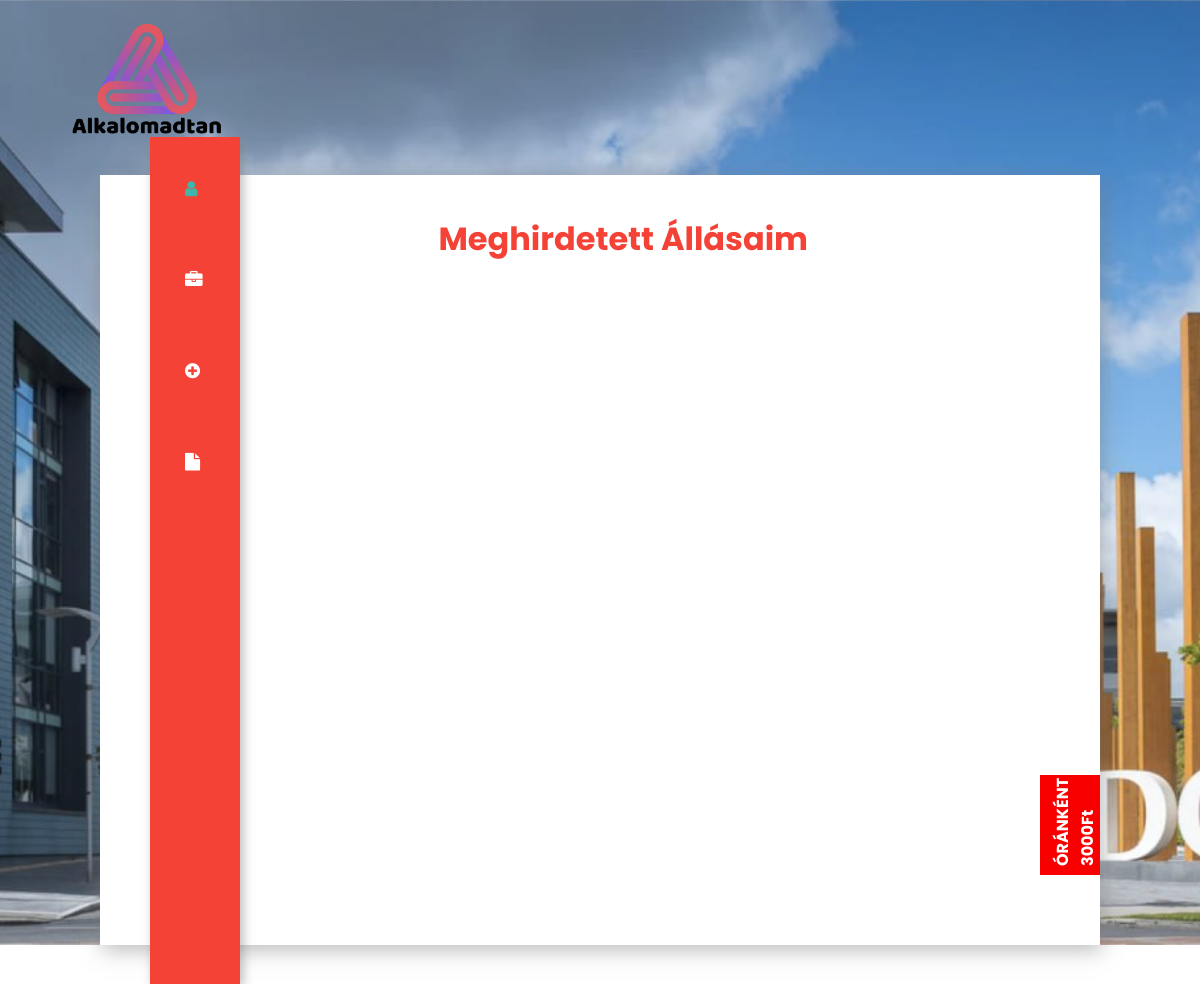
The page /profil/ujmunka/ (signed in) on the database as committed earlier.
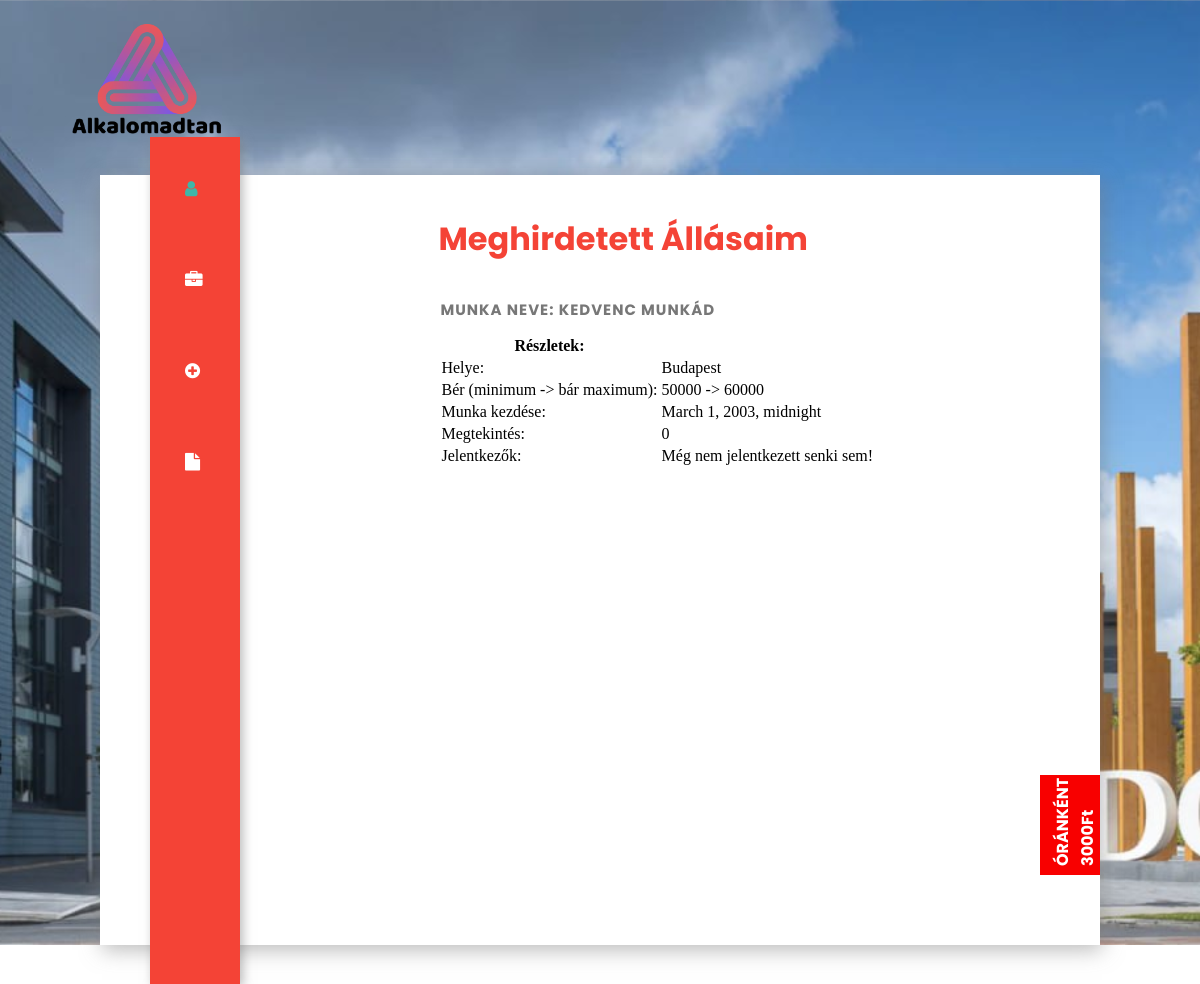
The same page on the database as committed later.
### app/models.py (models this page shows)
class Munka(models.Model):
    nev = models.CharField(max_length=255, null=False)
    leiras = models.TextField(default="", null=False)
    helye = models.CharField(default="", max_length=255)
    katt = models.IntegerField(default=0)
    publikalo = models.ForeignKey(settings.AUTH_USER_MODEL, on_delete=models.CASCADE)
    berMin = models.IntegerField(null=False)
    berMax = models.IntegerField(null=True)
    munkaKezd = models.DateTimeField()
    def __str__(self):
        return f"Munka neve: {self.nev}, publikáló: {self.publikalo}, hely: {self.helye}"

### app/views.py (the view)
# urls.py: path("profil/ujmunka/", views.Profil_UjMunka, name="ProfilUjMunka"),
def Profil_UjMunka(request):
    userId = request.user.id
    userUsername = request.user.username
    felhasznalo = request.user
    print(f"Profil_UjMunka(request) - {userUsername} ({userId})")
    if request.POST:
        if request.user.is_authenticated:
            ujMunkaForm = MunkaFrom(request.POST)
            if ujMunkaForm.is_valid():
                mentendo = ujMunkaForm.save(commit=False)
                mentendo.publikalo = User.objects.get(pk=request.user.id)
                mentendo.save()
                print("Mentve!")
            else:
                print("invalid form")
                print(ujMunkaForm.errors)
    else:
        ujMunkaForm = MunkaFrom()
    template = loader.get_template("app/auth/profilePageAd.html")
    munkak = []
    try:
        munkak = Munka.objects.all().filter(publikalo = request.user.id)
        print(munkak)
    except:
        munkak = None
    jelenkezok = []
    try:
        jelenkezok = Jelentkezes.objects.all().filter(munka = munkak.id)
        print(jelenkezok)
    except:
        jelenkezok = None
    context = {
        "cim": "Profilod",
        "felhasznalo":felhasznalo,
        "form":ujMunkaForm,
        "munka": munkak,
        "jelentkezo": jelenkezok
        }
    return HttpResponse(template.render(context,request))

### app/templates/app/auth/profilePageAd.html (shortened to what this page needs)
{% extends 'app/layout/commonhead2.html' %}
{% block content %}
{% load static %}
{% if felhasznalo.is_authenticated %}
    {% if munka is not None %}
    <div class="rightbox">
        <div class="profile">
            <h1>Meghirdetett Állásaim</h1>
            {% for i in munka %}
            <div>
                <h2>Munka neve: {{i.nev}}</h2>
                <table>
                    <thead>
                        <th>Részletek:</th>
                    </thead>
                    <tbody>
                        <tr>
                            <td>Helye: </td>
                            <td>{{i.helye}}</td>
                        </tr>
                        <tr>
                            <td>Bér (minimum -> bár maximum): </td>
                            <td>{{i.berMin}} -> {{i.berMax}}</td>
                        </tr>
                        <tr>
                            <td>Munka kezdése: </td>
                            <td>{{i.munkaKezd}}</td>
                        </tr>
                        <tr>
                            <td>Megtekintés: </td>
                            <td>{{i.katt}}</td>
                        </tr>
                        <tr>
                            {% if jelentkezok is not none %}
                            <td>Jelentkezők: </td>
                            <td>
                                {% for j in jelentkezok %}
                                <p>Név: {{j.munkaVallalo}} bérigény: {{j.berigeny}}</p>
                                {% comment %} Részletek-linken tudja meg az adott személy jelentkezéséról részleteket {% endcomment %}
                                <a >Részletek</a>
                                {% endfor %}
                            </td>
                            {% else %}
                                <td>Jelentkezők: </td>
                                <td>Még nem jelentkezett senki sem!</td>
                            {% endif %}
                        </tr>
                    </tbody>
                </table>
            </div>
            {% endfor %}
        </div>
    </div>
    </div>
</section>
    {% endif %}
{% endif %}
{% endblock %}

### app/templates/app/layout/commonhead2.html (shortened to what this page needs)
<!DOCTYPE html>
<html lang="hu">
<head>
    {% load static %}
    <link rel="stylesheet" href="{% static 'style3.css' %}">
    <link rel="stylesheet" href="https://cdn.jsdelivr.net/npm/@fortawesome/fontawesome-free@6.2.1/css/fontawesome.min.css">
    <link rel="stylesheet" href="path/to/font-awesome/css/font-awesome.min.css">
    <link rel="stylesheet" href="https://cdnjs.cloudflare.com/ajax/libs/font-awesome/4.7.0/css/font-awesome.min.css">
</head>
<section class="header">
    <nav class="logo">
        <a href="index.html"><img src="images/logo.png" alt=""></a>
    </nav>
    <div class="container">
        <div id="asd">
            <h1 class="asd">asd</h1>
            <div class="CTA">
                <h1>ÓRÁNKÉNT 3000Ft</h1>
            </div>
        </div>
        <div class="leftbox links">
            <nav>
                <a href="{% url 'Profil' %}">
                    <i class="fa fa-user active"></i>
                </a>
                <a href="profilePageApplied.html">
                    <i class="fa fa-briefcase"></i>
                </a>
                <a href="{% url 'ProfilUjMunka' %}">
                    <i class="fa fa-plus-circle"></i>
                </a>
                <a href="profilePageFile.html">
                    <i class="fa fa-file"></i>
                </a>
            </nav>
        </div>
{% block content %}
{% endblock %}
{% load static %}
<body>
</body>
</html>

### app/static/style3.css (style rules this page uses)
body { box-sizing: border-box; padding: 0; margin: 0; }
.header { min-height: 100vh; width: 100%; background-image: url(images/banner.jpg); background-position: center; background-size: cover; position: relative; }
.container { background-color: #fff; width: 1000px; height: 770px; margin: 0 auto; position: relative; border-top: 10px; box-shadow: 2px 5px 20px rgba(119, 119, 119, 0.5); }
.asd { float: right; margin-right: 12px; margin-top: 12px; font-family: 'Poppins', sans-serif; color: #fff; font-weight: 900; font-size: 1.5rem; letter-spacing: 1px; }
.CTA { width: 100px; height: 60px; right: -20px; bottom: 0; margin-bottom: 90px; position: absolute; z-index: 1; background: #f80000; font-size: 8px; transform: rotate(-90deg); transition: all 0.5s ease-in-out; cursor: pointer; }
.CTA h1 { color: #fff; margin-top: 10px; margin-left: 9px; }
.leftbox { float: left; top:-5%; left: 5%; position: absolute; width: 9%; height: 110%; background: #f44336; box-shadow: 3px 3px 10px rgba(119, 119, 119, 0.5); }
.links a { list-style: none; padding: 35px; color: #fff; font-size: 1.1em; display: block; transition: all 0.3s ease-in-out; }
.links a:first-child { margin-top: 7px; }
.active { color: #3fb6a8; }
.rightbox { float: right; width: 60%; height: 100%; }
.profile { position: absolute; width: 70%; }
h1 { font-family: 'Poppins', sans-serif; color: #f44336; font-size: 2em; margin-top: 40px; margin-bottom: 35px; }
h2 { color: #777; font-family: 'Poppins', sans-serif; width: 80%; text-transform: uppercase; font-size: 15px; letter-spacing: 1px; margin-left: 2px; }
.logo img { width: 150px; }
.logo { display: flex; padding: 2% 6%; justify-content: space-between; align-items: center; }

Rows that differ between the two databases and show on the page:
added Munka: nev "KEDVENC MUNKÁD", helye "Budapest", berMin "50000", berMax "60000", munkaKezd "March 1, 2003, midnight", katt "0"
